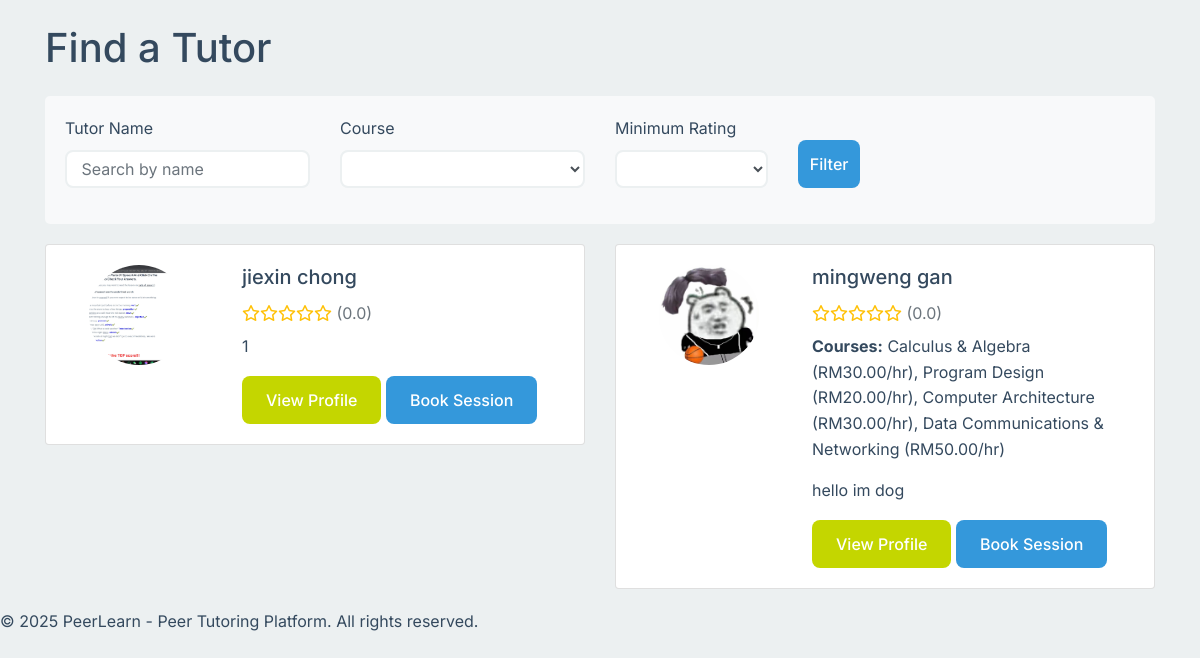
The page /find_tutors.php (signed in) on the database as committed earlier.
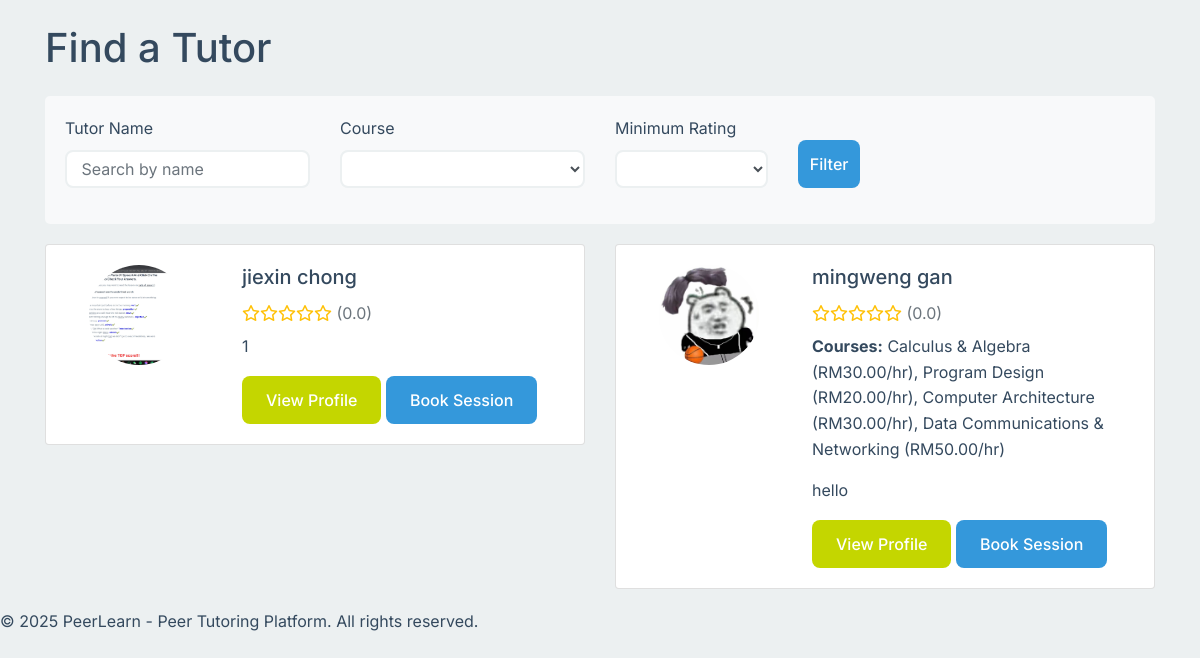
The same page on the database as committed later.
### tables this page shows
CREATE TABLE `tutorprofile` (
  `user_id` int(11) NOT NULL,
  `major` varchar(100) DEFAULT NULL,
  `year` varchar(50) DEFAULT NULL,
  `bio` text DEFAULT NULL,
  `qualifications` text DEFAULT NULL,
  `is_verified` tinyint(1) DEFAULT 0,
  `rating` decimal(3,2) DEFAULT 0.00,
  `total_sessions` int(11) DEFAULT 0
);

CREATE TABLE `user` (
  `user_id` int(11) NOT NULL,
  `username` varchar(50) NOT NULL,
  `password` varchar(255) DEFAULT NULL,
  `email` varchar(100) NOT NULL,
  `role` enum('student','tutor','admin') NOT NULL,
  `first_name` varchar(50) NOT NULL,
  `last_name` varchar(50) NOT NULL,
  `phone` varchar(20) DEFAULT NULL,
  `profile_image` varchar(255) DEFAULT NULL,
  `is_active` tinyint(1) DEFAULT 1,
  `created_at` timestamp NOT NULL DEFAULT current_timestamp(),
  `last_login` datetime DEFAULT NULL
);

### find_tutors.php (the view, shortened to what this page needs)
<?php
require_once 'db_connection.php';
$searchName = isset($_GET['search_name']) ? trim($_GET['search_name']) : '';
$ratingFilter = isset($_GET['rating']) ? (int)$_GET['rating'] : 0;
$tutorQuery = "SELECT DISTINCT u.user_id, u.first_name, u.last_name, u.profile_image,
               tp.rating, tp.bio, tp.qualifications, tp.is_verified
               FROM user u
               JOIN tutorprofile tp ON u.user_id = tp.user_id
               LEFT JOIN tutorsubject ts ON u.user_id = ts.tutor_id
               LEFT JOIN course c ON ts.course_id = c.id
               WHERE u.role = 'tutor' AND u.is_active = 1";
$tutorQuery .= " ORDER BY tp.rating DESC, u.first_name, u.last_name";
$tutorResult = mysqli_query($conn, $tutorQuery);
?>
<!DOCTYPE html>
<html lang="en">
<head>
    <link rel="stylesheet" href="css/find_tutor_style2.css">
</head>
<body>
    <?php include 'header/stud_head.php'; ?>
    <div class="container mt-4">
        <h1 class="mb-4">Find a Tutor</h1>
        <div class="filter-section">
            <form method="GET" action="find_tutors.php" class="row">
                <div class="col-md-3 mb-3">
                    <label for="search_name">Tutor Name</label>
                    <input type="text" class="form-control" id="search_name" name="search_name"
                        value="<?php echo htmlspecialchars($searchName); ?>" placeholder="Search by name">
                </div>
                <div class="col-md-3 mb-3">
                    <label for="course">Course</label>
                    <select class="form-control" id="course" name="course">
                        <option value="0">All Courses</option>
                    </select>
                </div>
                <div class="col-md-2 mb-3">
                    <label for="rating">Minimum Rating</label>
                    <select class="form-control" id="rating" name="rating">
                        <option value="0" <?php echo ($ratingFilter == 0) ? 'selected' : ''; ?>>Any Rating</option>
                    </select>
                </div>
                <div class="col-md-1 mb-3 d-flex align-items-end">
                    <button type="submit" class="btn btn-primary btn-block">Filter</button>
                </div>
            </form>
        </div>
        <div class="row">
            <?php if (mysqli_num_rows($tutorResult) > 0): ?>
                <?php while ($tutor = mysqli_fetch_assoc($tutorResult)): ?>
                    <div class="col-md-6">
                        <div class="card tutor-card">
                            <div class="card-body">
                                <div class="row">
                                    <div class="col-md-4 text-center">
                                        <?php if (!empty($tutor['profile_image']) && file_exists($tutor['profile_image'])): ?>
                                            <img src="<?php echo htmlspecialchars($tutor['profile_image']); ?>" alt="Profile" class="profile-img">
                                        <?php else: ?>
                                            <img src="Uploads/profile_images/default.jpg" alt="Default Profile" class="profile-img">
                                        <?php endif; ?>
                                    </div>
                                    <div class="col-md-8">
                                        <h5 class="card-title">
                                            <?php echo htmlspecialchars($tutor['first_name'] . ' ' . $tutor['last_name']); ?>
                                        </h5>
                                        <div class="rating-stars mb-2">
                                            <?php
                                            $rating = (float)$tutor['rating'];
                                            for ($i = 1; $i <= 5; $i++) {
                                                if ($i <= $rating) {
                                                    echo '<i class="fas fa-star"></i>';
                                                } elseif ($i - 0.5 <= $rating) {
                                                    echo '<i class="fas fa-star-half-alt"></i>';
                                                } else {
                                                    echo '<i class="far fa-star"></i>';
                                                }
                                            }
                                            echo ' <span class="text-muted">(' . number_format($rating, 1) . ')</span>';
                                            ?>
                                        </div>
                                        <?php
                                        $tutorId = $tutor['user_id'];
                                        $coursesQuery = "SELECT c.course_name, ts.hourly_rate
                                                        FROM tutorsubject ts
                                                        JOIN course c ON ts.course_id = c.id
                                                        WHERE ts.tutor_id = ?";
                                        $stmt = $conn->prepare($coursesQuery);
                                        if ($stmt) {
                                            $stmt->bind_param("i", $tutorId);
                                            $stmt->execute();
                                            $coursesResult = $stmt->get_result();
                                            if ($coursesResult->num_rows > 0):
                                        ?>
                                                <p class="card-text"><strong>Courses:</strong>
                                                    <?php
                                                    $courses = [];
                                                    while ($course = $coursesResult->fetch_assoc()) {
                                                        $courses[] = $course['course_name'] . ' (RM' . number_format($course['hourly_rate'], 2) . '/hr)';
                                                    }
                                                    echo implode(', ', $courses);
                                                    ?>
                                                </p>
                                        <?php
                                            endif;
                                        } else {
                                            echo '<p class="card-text text-danger">Error fetching courses: ' . htmlspecialchars($conn->error) . '</p>';
                                        }
                                        ?>
                                        <?php if (!empty($tutor['bio'])): ?>
                                            <p class="card-text text-truncate"><?php echo htmlspecialchars($tutor['bio']); ?></p>
                                        <?php endif; ?>
                                        <div class="mt-3">
                                            <a href="booking.php?tutor_id=<?php echo $tutor['user_id']; ?>" class="btn btn-outline-primary btn-sm">View Profile</a>
                                            <a href="appointments.php?tutor_id=<?php echo $tutor['user_id']; ?>" class="btn btn-primary btn-sm">Book Session</a>
                                        </div>
                                    </div>
                                </div>
                            </div>
                        </div>
                    </div>
                <?php endwhile; ?>
            <?php endif; ?>
        </div>
    </div>
    <footerx`>
        <p>&copy; 2025 PeerLearn - Peer Tutoring Platform. All rights reserved.</p>
</body>
</html>

### header/stud_head.php (shortened to what this page needs)
<!DOCTYPE html>
<html lang="en">
<head>
    <link rel="stylesheet" href="https://cdnjs.cloudflare.com/ajax/libs/font-awesome/6.0.0/css/all.min.css">
</head>

### find_tutors.php (style rules this page uses)
:root { --primary: #2B3990; --secondary: #00AEEF; --accent: #C4D600; --light-gray: #f5f7fa; --gray: #e9ecef; --dark-gray: #6c757d; }
.tutor-card { transition: transform 0.3s; margin-bottom: 20px; }
.profile-img { width: 100px; height: 100px; object-fit: cover; border-radius: 50%; }
.rating-stars { color: #ffc107; }
.filter-section { background-color: #f8f9fa; padding: 20px; border-radius: 5px; margin-bottom: 20px; }
.btn { background-color: var(--accent); color: white; border: none; padding: 0.75rem 1rem; border-radius: 4px; font-weight: 600; cursor: pointer; transition: background-color 0.3s; text-align: center; text-decoration: none; display: inline-block; }

### header/stud_head.php (style rules this page uses)
:root { --primary: #2c3e50; --secondary: #3498db; --success: #27ae60; --danger: #e74c3c; --warning: #f39c12; --light: #ecf0f1; --dark: #34495e; --gray: #bdc3c7; --light-gray: #f8f9fa; --dark-gray: #7f8c8d; --yellow-hover: #FFD700; }
* { margin: 0; padding: 0; box-sizing: border-box; }
body { font-family: 'Inter', 'Segoe UI', Tahoma, Geneva, Verdana, sans-serif; background-color: var(--light); color: var(--dark); line-height: 1.6; }
.btn { padding: 0.75rem 1.5rem; border: none; border-radius: 8px; cursor: pointer; text-decoration: none; text-align: center; font-size: 1rem; font-weight: 500; transition: all 0.3s; display: inline-flex; align-items: center; justify-content: center; gap: 0.75rem; }
.btn-primary { background: var(--secondary); color: white; }
.form-control { width: 100%; padding: 0.9rem; border: 2px solid var(--light); border-radius: 8px; font-size: 1rem; transition: border-color 0.3s; }

Rows that differ between the two databases and show on the page:
changed tutorprofile "mingweng gan": bio "hello im dog" → "hello"
